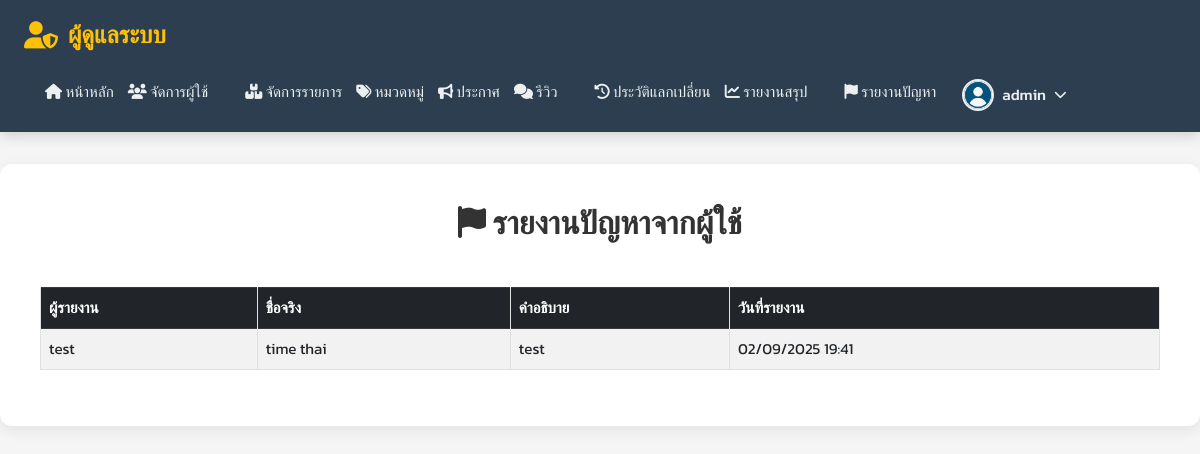
Screenshot of /admin/admin_reports.php (signed in) with the database file from the repository.
### tables this page shows
CREATE TABLE `reports` (
  `id` int(11) NOT NULL,
  `user_id` int(11) NOT NULL,
  `description` text NOT NULL,
  `report_date` datetime NOT NULL
);

CREATE TABLE `users` (
  `id` int(11) NOT NULL,
  `username` varchar(50) DEFAULT NULL,
  `password` varchar(255) DEFAULT NULL,
  `verification_code` varchar(255) DEFAULT NULL,
  `verification_expires` int(11) DEFAULT NULL,
  `fullname` varchar(100) DEFAULT NULL,
  `email` varchar(100) DEFAULT NULL,
  `phone` varchar(20) DEFAULT NULL,
  `address` text DEFAULT NULL,
  `profile_image` varchar(255) DEFAULT NULL,
  `created_at` timestamp NOT NULL DEFAULT current_timestamp(),
  `role` enum('user','admin') NOT NULL DEFAULT 'user',
  `score` int(11) DEFAULT 0,
  `reset_token` varchar(255) DEFAULT NULL
);

### admin/admin_reports.php (the view, shortened to what this page needs)
<?php
$userId = $_SESSION['user_id'];
$username = $_SESSION['username'];
$conn = new mysqli("localhost", "root", "", "item_exchange");
$stmtProfile = $conn->prepare("SELECT profile_image FROM users WHERE id = ?");
$stmtProfile->bind_param("i", $userId);
$stmtProfile->execute();
$resultProfile = $stmtProfile->get_result();
$userProfile = $resultProfile->fetch_assoc();
$profileImageHeader = (!empty($userProfile['profile_image']) && file_exists("../uploads/profile/" . $userProfile['profile_image']))
    ? "../uploads/profile/" . $userProfile['profile_image']
    : "../uploads/profile/default.png";
$sql = "SELECT r.id, r.description, r.report_date, u.username, u.fullname
        FROM reports r
        JOIN users u ON r.user_id = u.id
        ORDER BY r.report_date DESC";
$stmt = $conn->prepare($sql);
$stmt->execute();
$result = $stmt->get_result();
?>
<!DOCTYPE html>
<html lang="th">
<head>
    <link rel="stylesheet" href="https://cdnjs.cloudflare.com/ajax/libs/font-awesome/6.5.0/css/all.min.css" />
    <link href="https://cdn.jsdelivr.net/npm/bootstrap@5.3.0/dist/css/bootstrap.min.css" rel="stylesheet" />
</head>
<body>
<header>
    <div class="header-left">
        <div class="header-title">
            <i class="fas fa-user-shield"></i>
            <span>ผู้ดูแลระบบ</span>
        </div>
        <nav class="header-nav">
            <div class="menu-group">
                <a href="admin_main.php"><i class="fas fa-home"></i> หน้าหลัก</a>
                <a href="manage_users.php"><i class="fas fa-users"></i> จัดการผู้ใช้</a>
            </div>
            <div class="menu-group">
                <a href="manage_items.php"><i class="fas fa-boxes"></i> จัดการรายการ</a>
                <a href="manage_categories.php"><i class="fas fa-tags"></i> หมวดหมู่</a>
                <a href="manage_announcements.php"><i class="fas fa-bullhorn"></i> ประกาศ</a>
                <a href="manage_reviews.php"><i class="fas fa-comments"></i> รีวิว</a>
            </div>
            <div class="menu-group">
                <a href="exchange_history.php"><i class="fas fa-history"></i> ประวัติแลกเปลี่ยน</a>
                <a href="exchange_report.php"><i class="fas fa-chart-line"></i> รายงานสรุป</a>
            </div>
            <a href="admin_reports.php" class="report-button current-page">
                <i class="fas fa-flag"></i> รายงานปัญหา
            </a>
            <div class="profile-dropdown">
                <button class="profile-button" onclick="toggleProfileDropdown()">
                    <img src="<?php echo htmlspecialchars($profileImageHeader); ?>" alt="รูปโปรไฟล์">
                    <span><?php echo htmlspecialchars($username); ?></span>
                    <i class="fas fa-chevron-down"></i>
                </button>
            </div>
        </nav>
    </div>
</header>
<div class="container">
    <h2><i class="fas fa-flag"></i> รายงานปัญหาจากผู้ใช้</h2>
    <div class="table-responsive">
        <?php if ($result->num_rows > 0): ?>
            <table class="table table-striped table-bordered align-middle">
                <thead class="table-dark">
                    <tr>
                        <th>ผู้รายงาน</th>
                        <th>ชื่อจริง</th>
                        <th>คำอธิบาย</th>
                        <th>วันที่รายงาน</th>
                    </tr>
                </thead>
                <tbody>
                <?php while($row = $result->fetch_assoc()): ?>
                    <tr>
                        <td><?php echo htmlspecialchars($row['username']); ?></td>
                        <td><?php echo htmlspecialchars($row['fullname']); ?></td>
                        <td><?php echo nl2br(htmlspecialchars($row['description'])); ?></td>
                        <td><?php echo date("d/m/Y H:i", strtotime($row['report_date'])); ?></td>
                    </tr>
                <?php endwhile; ?>
                </tbody>
            </table>
        <?php else: ?>
            <p>ยังไม่มีรายงานปัญหา</p>
        <?php endif; ?>
    </div>
</div>
</body>
</html>

### admin/admin_reports.php (style rules this page uses)
:root { --admin-primary-color: #ffc107; --admin-primary-dark: #e0a800; --header-bg-color: #2c3e50; --header-link-color: #ecf0f1; --text-color: #333; --light-text-color: #666; --border-color: #e0e0e0; --bg-light: #f5f5f5; --white: #fff; --shadow-light: rgba(0,0,0,0.08); --shadow-medium: rgba(0,0,0,0.12); }
body { font-family: 'Kanit', sans-serif; background-color: var(--bg-light); color: var(--text-color); line-height: 1.6; margin: 0; padding: 0; }
.container { max-width: 1200px; margin: 2rem auto; padding: 2.5rem; background: var(--white); border-radius: 12px; box-shadow: 0 4px 15px var(--shadow-light); }
header { background: var(--header-bg-color); color: var(--header-link-color); padding: 1rem 1.5rem; display: flex; justify-content: space-between; align-items: center; flex-wrap: wrap; box-shadow: 0 4px 12px rgba(0,0,0,0.15); position: sticky; top: 0; z-index: 1000; }
.header-left { display: flex; align-items: center; gap: 20px; flex-wrap: wrap; }
.header-title { display: flex; align-items: center; gap: 10px; font-size: 1.5rem; font-weight: 700; white-space: nowrap; color: var(--admin-primary-color); }
.header-title i { font-size: 1.7rem; color: var(--admin-primary-color); }
.header-nav { display: flex; flex-wrap: wrap; gap: 15px; margin-left: 20px; }
.header-nav a { text-decoration: none; padding: 5px 0; background-color: transparent; color: var(--header-link-color); border-radius: 6px; display: inline-block; white-space: nowrap; transition: background-color 0.3s ease, color 0.3s ease; font-weight: 500; font-size: 0.95rem; border: 1px solid transparent; position: relative; }
.header-nav a::after { content: ''; position: absolute; width: 0; height: 2px; bottom: -5px; left: 0; background-color: var(--admin-primary-color); transition: width 0.3s ease-out; }
.header-nav .menu-group { display: flex; gap: 12px; flex-wrap: wrap; margin-right: 20px; }
.report-button { display: inline-flex; align-items: center; padding: 8px 15px; background-color: #dc3545; color: var(--header-link-color); font-weight: 600; border-radius: 5px; text-decoration: none; font-size: 0.9rem; transition: background-color 0.3s ease; gap: 8px; white-space: nowrap; }
.profile-dropdown { position: relative; display: inline-block; }
.profile-button { display: flex; align-items: center; gap: 8px; background: none; border: none; color: var(--header-link-color); cursor: pointer; padding: 5px 10px; border-radius: 6px; transition: background-color 0.3s ease; font-size: 0.95rem; font-weight: 500; }
.profile-button img { width: 32px; height: 32px; border-radius: 50%; object-fit: cover; border: 2px solid var(--header-link-color); }
.profile-button i { font-size: 0.8rem; transition: transform 0.3s ease; }
h2 { font-size: 2rem; color: var(--text-color); margin-bottom: 1.5rem; font-weight: 700; text-align: center; }
table { width: 100%; border-collapse: collapse; margin-top: 20px; }
table th, table td { border: 1px solid var(--border-color); padding: 12px 15px; text-align: left; font-size: 0.95rem; }
table thead th { background: #eee; font-weight: 600; color: var(--text-color); background-color: var(--header-bg-color); color: var(--white); }

### rows the page displays
reports: user.username "test", user.fullname "time thai", description "test", report_date "02/09/2025 19:41"

### other values shown
$username "admin"
